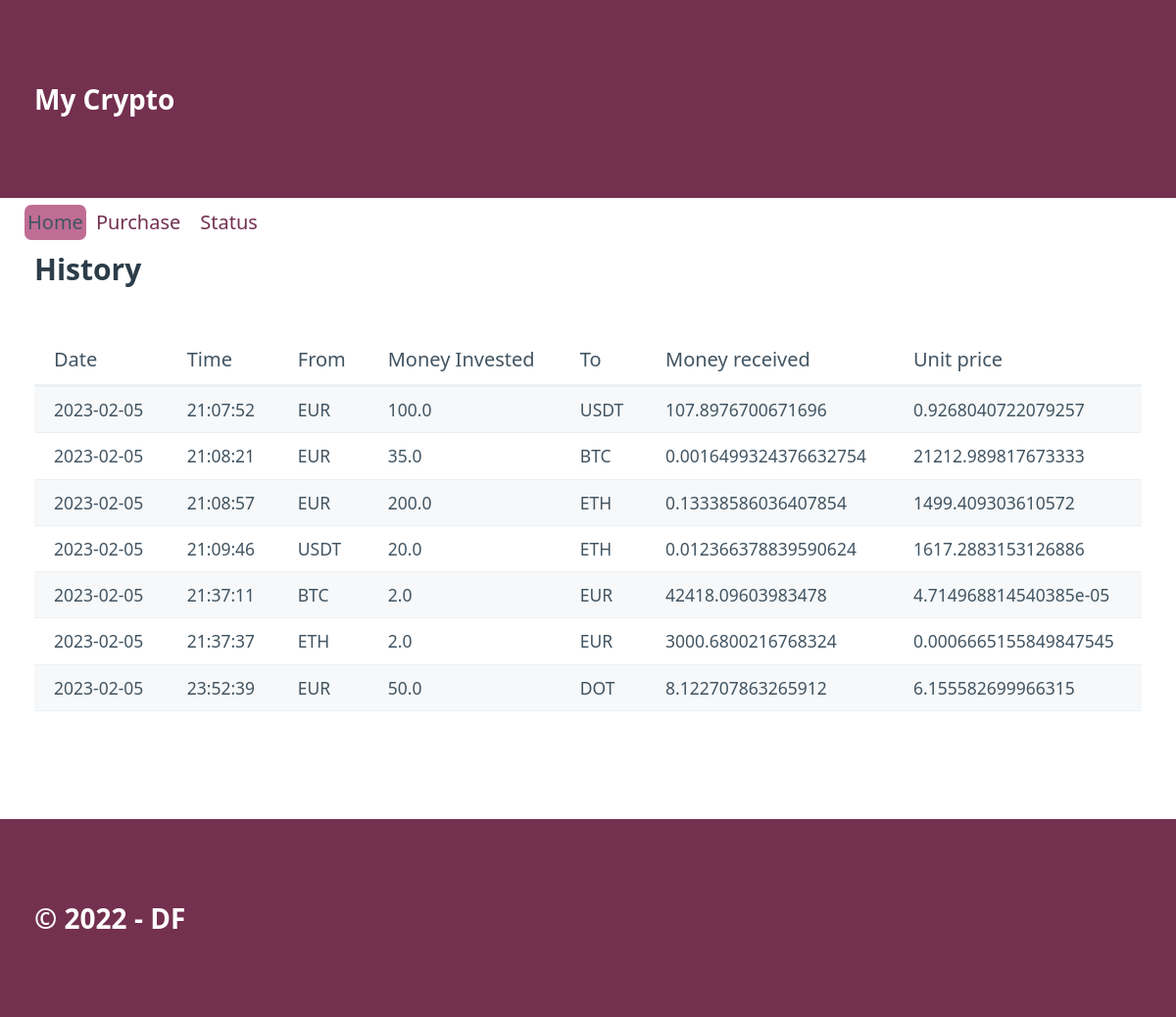
The app's page /, older data.
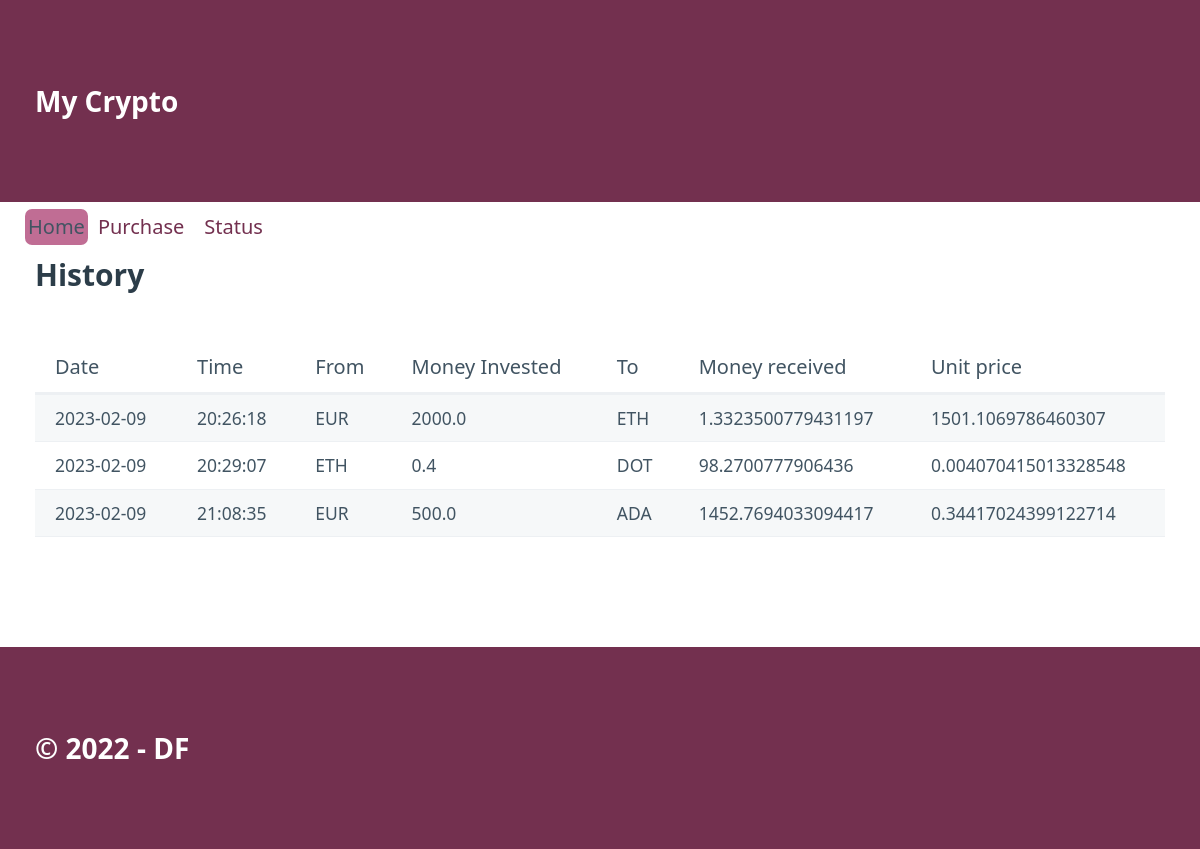
The same page, newer data.
### tables this page shows
CREATE TABLE "movements" (
	"id"	INTEGER,
	"date"	TEXT NOT NULL,
	"time"	TEXT NOT NULL,
	"from_coin"	TEXT NOT NULL,
	"from_quantity"	REAL NOT NULL,
	"to_coin"	TEXT NOT NULL,
	"to_quantity"	REAL NOT NULL,
	PRIMARY KEY("id" AUTOINCREMENT)
);

### crypto_app/routes.py (the view)
@app.route("/")
def index():
    register = show_all()
    return render_template("index.html", data = register, page = 'home')

### crypto_app/models.py (called while the page is built)
def show_all():
    connect = Conexion("SELECT id,date,time,from_coin,from_quantity,to_coin,to_quantity FROM movements ORDER BY date;")
    rows = connect.res.fetchall()
    columns = connect.res.description
    result = []
    for row in rows:
        data_info = {}
        position = 0
        for field in columns:
            data_info[field[0]] = row[position]
            position += 1
        result.append(data_info)
    connect.con.close()
    return result

### crypto_app/templates/index.html
{% extends "base.html" %} {% block section %}
<section class="container">
    <h3>History</h3>
    {% if data %}
    <table role="grid">
        <thead>
            <tr>
                <th>Date</th>
                <th>Time</th>
                <th>From</th>
                <th>Money Invested</th>
                <th>To</th>
                <th>Money received</th>
                <th>Unit price</th>
            </tr>
        </thead>
        <tbody>
            {% for movements in data %}
            <tr>
                <td>{{movements.date}}</td>
                <td>{{movements.time}}</td>
                <td>{{movements.from_coin}}</td>
                <td>{{movements.from_quantity}}</td>
                <td>{{movements.to_coin}}</td>
                <td>{{movements.to_quantity}}</td>
                <td>{{movements.from_quantity / movements.to_quantity}}</td>
            </tr>
            {% endfor %}
        </tbody>
    </table>
    {% else %}
    <h4>No movements registered</h4>
    {% endif %}
</section>
{% endblock %}

Row changes from the older to the newer data that the page shows:
removed movements: date "2023-02-05", time "21:07:52", from_coin "EUR", from_quantity "100.0", to_coin "USDT", to_quantity "107.8976700671696", movements.from_quantity/movements.to_quantity "0.9268040722079257"
removed movements: date "2023-02-05", time "21:08:21", from_coin "EUR", from_quantity "35.0", to_coin "BTC", to_quantity "0.0016499324376632754", movements.from_quantity/movements.to_quantity "21212.989817673333"
removed movements: date "2023-02-05", time "21:08:57", from_coin "EUR", from_quantity "200.0", to_coin "ETH", to_quantity "0.13338586036407854", movements.from_quantity/movements.to_quantity "1499.409303610572"
removed movements: date "2023-02-05", time "21:09:46", from_coin "USDT", from_quantity "20.0", to_coin "ETH", to_quantity "0.012366378839590624", movements.from_quantity/movements.to_quantity "1617.2883153126886"
removed movements: date "2023-02-05", time "21:37:11", from_coin "BTC", from_quantity "2.0", to_coin "EUR", to_quantity "42418.09603983478", movements.from_quantity/movements.to_quantity "4.714968814540385e-05"
removed movements: date "2023-02-05", time "21:37:37", from_coin "ETH", from_quantity "2.0", to_coin "EUR", to_quantity "3000.6800216768324", movements.from_quantity/movements.to_quantity "0.0006665155849847545"
removed movements: date "2023-02-05", time "23:52:39", from_coin "EUR", from_quantity "50.0", to_coin "DOT", to_quantity "8.122707863265912", movements.from_quantity/movements.to_quantity "6.155582699966315"
added movements: date "2023-02-09", time "20:26:18", from_coin "EUR", from_quantity "2000.0", to_coin "ETH", to_quantity "1.3323500779431197", movements.from_quantity/movements.to_quantity "1501.1069786460307"
added movements: date "2023-02-09", time "20:29:07", from_coin "ETH", from_quantity "0.4", to_coin "DOT", to_quantity "98.2700777906436", movements.from_quantity/movements.to_quantity "0.004070415013328548"
added movements: date "2023-02-09", time "21:08:35", from_coin "EUR", from_quantity "500.0", to_coin "ADA", to_quantity "1452.7694033094417", movements.from_quantity/movements.to_quantity "0.34417024399122714"
